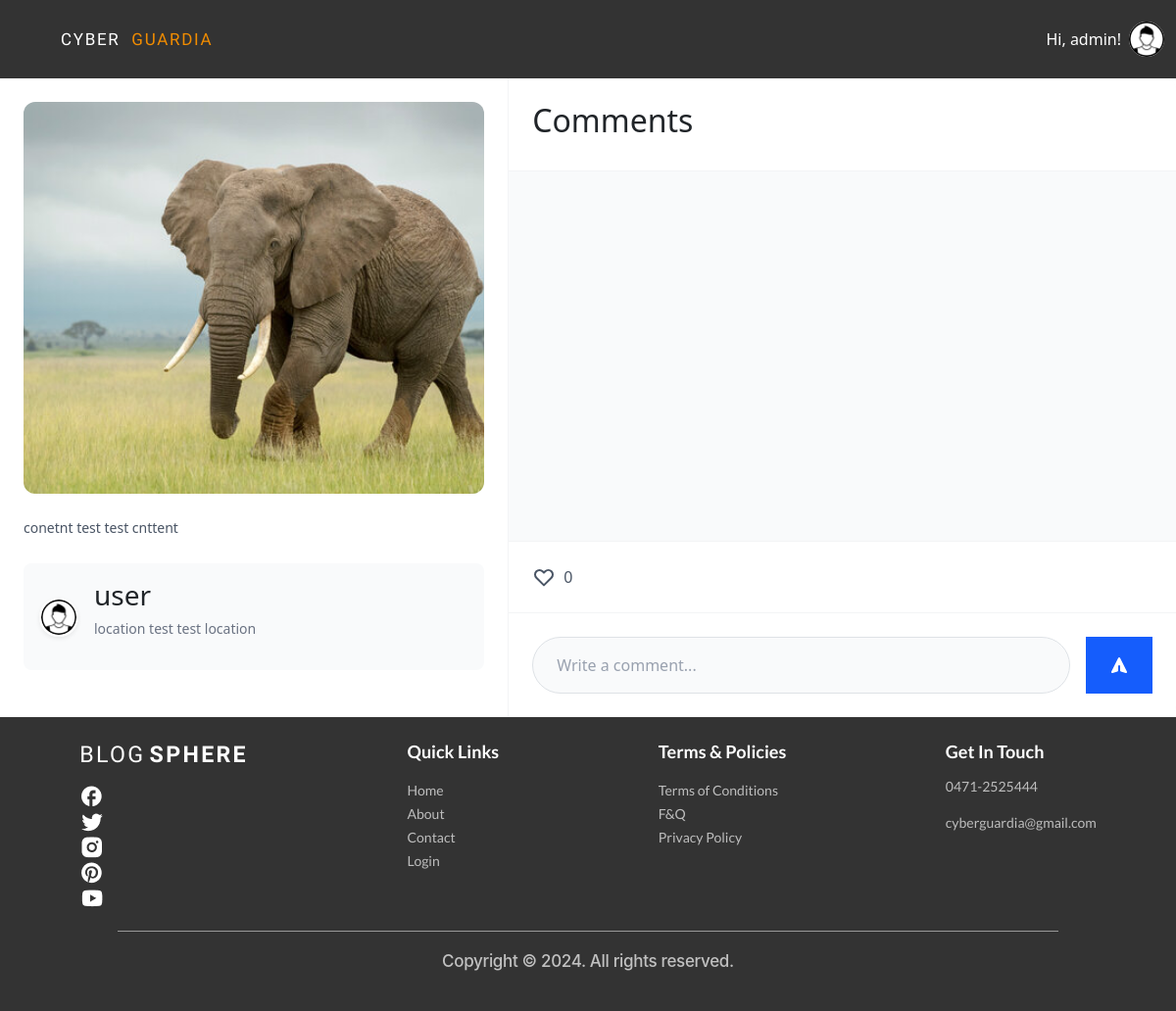
The page /posts/post/18/ (signed in) on the database its author committed.
### account/models.py (models this page shows)
class User(AbstractUser):
    USER_TYPE_CHOICES = (
        ('normal', 'Normal User'),
        ('advertiser', 'Advertiser'),
    )
    user_type = models.CharField(max_length=20, choices=USER_TYPE_CHOICES, default='normal')

### posts/models.py (models this page shows, shortened)
class Post(models.Model):
    user = models.ForeignKey(User, on_delete=models.CASCADE)
    title = models.CharField(max_length=255, blank=True)
    content = models.TextField(blank=True)
    location = models.CharField(max_length=255, blank=True)
    image = models.ImageField(upload_to='post_images/', blank=True, null=True)
    created_at = models.DateTimeField(auto_now_add=True)

### accounts/models.py (models this page shows, shortened)
class Profile(models.Model):
    user = models.OneToOneField(User, on_delete=models.CASCADE)
    area_of_interest = models.CharField(max_length=255, blank=True)
    age = models.IntegerField(null=True)
    country = models.CharField(max_length=20, null=True)
    state = models.CharField(max_length=20, null=True)
    safe_mode = models.BooleanField(default=True)
    profile_image = models.ImageField(upload_to='profile_images/', null=True, blank=True)

### posts/views.py (the view)
# urls.py: path('post/<int:post_id>/', post_details, name='post_details'),
@never_cache
@login_required
def post_details(request, post_id):
    post = get_object_or_404(Post, id=post_id)
    return render(request, "posts/post_details.html", {"post": post})

### posts/templates/posts/post_details.html (shortened to what this page needs)
{% extends "base.html" %}
{% block content %}
<div class="bg-white rounded-xl w-full h-full flex overflow-hidden">
    <div class="w-1/2 p-6 flex flex-col">
        <img
            src="{{ post.image.url }}"
            alt="Post"
            class="w-full h-[400px] object-cover rounded-xl mb-4"
        />
        <p class="text-gray-600 mb-4 text-sm leading-relaxed">
            {{ post.content }}
        </p>
        <div class="flex items-center gap-3 mb-4 p-3 bg-gray-50 rounded-lg">
            <img
                src="{{ post.user.profile.profile_image.url }}"
                alt="Profile"
                class="w-10 h-10 rounded-full object-cover border-2 border-white shadow-sm"
            />
            <div>
                <h3 class="font-semibold text-gray-900">{{ post.user.username }}</h3>
                <p class="text-sm text-gray-500">{{ post.location }}</p>
            </div>
        </div>
    </div>
    <div class="w-2/3 flex flex-col bg-gray-50 border-l border-gray-100">
        <div class="p-6 bg-white border-b border-gray-100">
            <h2 class="text-xl font-bold text-gray-900">Comments</h2>
        </div>
        <div class="flex-1 overflow-y-auto p-6 space-y-6 max-h-[28rem]" id="comments-list-{{ post.id }}">
        </div>
        <div class="p-4 bg-white border-t border-gray-100">
            <button class="like-button flex items-center space-x-2 text-gray-600 hover:text-red-500 transition-colors duration-200" data-post-id="{{ post.id }}">
                <svg id="like-icon-{{ post.id }}" class="w-6 h-6" fill="{% if post.is_liked_by_user %}red{% else %}none{% endif %}" stroke="currentColor" viewBox="0 0 24 24">
                    <path stroke-linecap="round" stroke-linejoin="round" stroke-width="2"
                        d="M4.318 6.318a4.5 4.5 0 000 6.364L12 20.364l7.682-7.682a4.5 4.5 0 00-6.364-6.364L12 7.636l-1.318-1.318a4.5 4.5 0 00-6.364 0z" />
                </svg>
                <span id="likes-count-{{ post.id }}" class="font-medium">{{ post.likes.count }}</span>
            </button>
        </div>
        <div class="p-4 bg-white border-t border-gray-100">
            <form class="comment-form" data-post-id="{{ post.id }}">
                <div class="flex gap-3">
                    <div class="relative flex-grow">
                        <input
                            type="text"
                            name="text"
                            placeholder="Write a comment..."
                            class="comment-input w-full px-4 py-3 bg-gray-50 border border-gray-200 rounded-full text-sm focus:outline-none focus:ring-2 focus:ring-blue-500 focus:border-transparent transition-all duration-200 placeholder-gray-400"
                        >
                    </div>
                    <button
                        type="submit"
                        class="inline-flex items-center px-4 py-2 bg-blue-600 hover:bg-blue-700 text-white rounded-full transition-colors duration-200 focus:outline-none focus:ring-2 focus:ring-offset-2 focus:ring-blue-500"
                    >
                        <svg xmlns="http://www.w3.org/2000/svg" class="h-5 w-5" viewBox="0 0 20 20" fill="currentColor">
                            <path d="M10.894 2.553a1 1 0 00-1.788 0l-7 14a1 1 0 001.169 1.409l5-1.429A1 1 0 009 15.571V11a1 1 0 112 0v4.571a1 1 0 00.725.962l5 1.428a1 1 0 001.17-1.408l-7-14z" />
                        </svg>
                    </button>
                </div>
            </form>
        </div>
    </div>
</div>
{% endblock %}

### templates/base.html (shortened to what this page needs)
{% load static %}
<!doctype html>
<html>
    <head>
        <script src="https://cdn.jsdelivr.net/npm/@tailwindcss/browser@4"></script>
        <link
            rel="stylesheet"
            href="https://cdnjs.cloudflare.com/ajax/libs/font-awesome/6.0.0/css/all.min.css"
        />
        <link
            href="https://cdn.jsdelivr.net/npm/bootstrap@5.3.3/dist/css/bootstrap.min.css"
            rel="stylesheet"
        />
        <link
            rel="stylesheet"
            href="https://cdnjs.cloudflare.com/ajax/libs/font-awesome/6.7.2/css/fontawesome.min.css"
        />
        <link
            href="https://cdn.jsdelivr.net/npm/bootstrap-icons/font/bootstrap-icons.css"
            rel="stylesheet"
        />
        <link rel="stylesheet" href="{% static 'css/index.css' %}" />
        <link rel="stylesheet" href="font.css" />
    </head>
    <body class="min-h-screen flex flex-col">
        <nav class="navbar navbar-expand-sm">
            <div class="container-fluid">
                <a class="navbar-brand logo" href="{% url 'home' %}">
                    <span class="logo_Blog_Color">CYBER</span>&nbsp;
                    <span class="logo_color">GUARDIA</span>
                </a>
                <div class="d-flex ms-auto">
                    {% if request.user.is_authenticated %}
                    <div class="relative" id="profile-dropdown">
                        <button onclick="toggleProfileMenu()" class="flex items-center gap-2 hover:text-orange-500 transition-colors cursor-pointer">
                            <div class="flex items-center gap-2">
                                <span class="nav-link navbar_links">Hi, {{user.username}}!</span>
                                <img src="{% if user.profile.profile_image %}{{ user.profile.profile_image.url }}{% else %}{% static 'Images/images.png' %}{% endif %}" alt="Profile" class="w-9 h-9 rounded-full"/>
                            </div>
                        </button>
                    </div>
                    {% endif %}
                </div>
            </div>
        </nav>
        {% block content %}
        {% endblock content %}
        <div class="footerBG mt-auto py-4">
            <div class="footerComponents">
                <div class="footer_sec_one">
                    <p>
                        <span class="footer_blog_color">BLOG</span>
                        <span class="footer_sphere_color">SPHERE</span>
                    </p>
                    <div class="footerIcons">
                        <a href="https://www.facebook.com/login/" target="_blank" rel="noopener noreferrer">
                            <img class="IconSpacing" src="{% static 'Images/fb.png' %}" alt="Facebook"/>
                        </a>
                        <a href="https://x.com/i/flow/login?lang=en&mx=2" target="_blank" rel="noopener noreferrer">
                            <img class="IconSpacing" src="{% static 'Images/twitter.png' %}" alt="Twitter"/>
                        </a>
                        <a href="https://www.instagram.com/accounts/emailsignup/" target="_blank" rel="noopener noreferrer">
                            <img class="IconSpacing" src="{% static 'Images/insta.png' %}" alt="Instagram"/>
                        </a>
                        <a href="https://in.pinterest.com/login/" target="_blank" rel="noopener noreferrer">
                            <img class="IconSpacing" src="{% static 'Images/pinterest.png' %}" alt="Pinterest"/>
                        </a>
                        <a href="https://www.youtube.com/account" target="_blank" rel="noopener noreferrer">
                            <img class="IconSpacing" src="{% static 'Images/ytb.png' %}" alt="YouTube"/>
                        </a>
                    </div>
                </div>
                <div class="footer_sec_two">
                    <p class="footer_QuickLinks">Quick Links</p>
                    <ul>
                        <li><a class="footerList" href="/">Home</a></li>
                        <li><a class="footerList" href="/about">About</a></li>
                        <li><a class="footerList" href="/contact">Contact</a></li>
                        <li><a class="footerList" href="/login">Login</a></li>
                    </ul>
                </div>
                <div class="footer_sec_three">
                    <p class="footer_terms_and_polices">Terms & Policies</p>
                    <ul>
                        <li><a class="footerList" href="/terms-of-conditions">Terms of Conditions</a></li>
                        <li><a class="footerList" href="/f&q">F&Q</a></li>
                        <li><a class="footerList" href="/privacy-policy">Privacy Policy</a></li>
                    </ul>
                </div>
                <div class="footer_sec_four">
                    <p class="footer_get_in_touch">Get In Touch</p>
                    <ul>
                        <li class="footerList">0471-2525444</li>
                        <li class="footerList">cyberguardia@gmail.com</li>
                    </ul>
                </div>
            </div>
            <hr class="footer_bottom_line" />
            <p class="Footer_copyright">
                Copyright &copy; 2024. All rights reserved.
            </p>
        </div>
</body>
</html>

### rows shown on the page
User: username "admin"
Post: image (picture), content "conetnt test test cnttent", user.profile.profile_image (picture), user.username "user", location "location test test location", likes.count "0"
